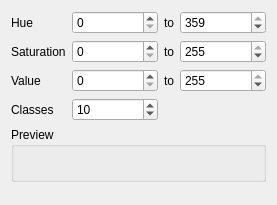
<?xml version="1.0" encoding="UTF-8"?>
<ui version="4.0">
 <class>QgsLimitedRandomColorRampWidgetBase</class>
 <widget class="QgsPanelWidget" name="QgsLimitedRandomColorRampWidgetBase">
  <property name="geometry">
   <rect>
    <x>0</x>
    <y>0</y>
    <width>277</width>
    <height>205</height>
   </rect>
  </property>
  <property name="windowTitle">
   <string>Random color ramp</string>
  </property>
  <layout class="QVBoxLayout">
   <item>
    <layout class="QGridLayout" columnstretch="0,1,0,1">
     <item row="0" column="0">
      <widget class="QLabel" name="label_8">
       <property name="text">
        <string>Hue</string>
       </property>
      </widget>
     </item>
     <item row="0" column="1">
      <widget class="QSpinBox" name="spinHue1">
       <property name="maximum">
        <number>359</number>
       </property>
      </widget>
     </item>
     <item row="0" column="2">
      <widget class="QLabel" name="label_4">
       <property name="text">
        <string>to</string>
       </property>
      </widget>
     </item>
     <item row="0" column="3">
      <widget class="QSpinBox" name="spinHue2">
       <property name="maximum">
        <number>359</number>
       </property>
       <property name="value">
        <number>359</number>
       </property>
      </widget>
     </item>
     <item row="1" column="1">
      <widget class="QSpinBox" name="spinSat1">
       <property name="maximum">
        <number>255</number>
       </property>
      </widget>
     </item>
     <item row="1" column="0">
      <widget class="QLabel" name="label_9">
       <property name="text">
        <string>Saturation</string>
       </property>
      </widget>
     </item>
     <item row="1" column="2">
      <widget class="QLabel" name="label_5">
       <property name="text">
        <string>to</string>
       </property>
      </widget>
     </item>
     <item row="1" column="3">
      <widget class="QSpinBox" name="spinSat2">
       <property name="maximum">
        <number>255</number>
       </property>
       <property name="value">
        <number>255</number>
       </property>
      </widget>
     </item>
     <item row="2" column="1">
      <widget class="QSpinBox" name="spinVal1">
       <property name="maximum">
        <number>255</number>
       </property>
      </widget>
     </item>
     <item row="2" column="0">
      <widget class="QLabel" name="label_10">
       <property name="text">
        <string>Value</string>
       </property>
      </widget>
     </item>
     <item row="2" column="2">
      <widget class="QLabel" name="label_6">
       <property name="text">
        <string>to</string>
       </property>
      </widget>
     </item>
     <item row="2" column="3">
      <widget class="QSpinBox" name="spinVal2">
       <property name="maximum">
        <number>255</number>
       </property>
       <property name="value">
        <number>255</number>
       </property>
      </widget>
     </item>
     <item row="3" column="0">
      <widget class="QLabel" name="label_7">
       <property name="text">
        <string>Classes</string>
       </property>
      </widget>
     </item>
     <item row="3" column="1">
      <widget class="QSpinBox" name="spinCount">
       <property name="minimum">
        <number>1</number>
       </property>
       <property name="maximum">
        <number>100</number>
       </property>
       <property name="value">
        <number>10</number>
       </property>
      </widget>
     </item>
    </layout>
   </item>
   <item>
    <widget class="QGroupBox" name="groupBox">
     <property name="title">
      <string>Preview</string>
     </property>
     <layout class="QHBoxLayout">
      <item>
       <widget class="QLabel" name="lblPreview">
        <property name="text">
         <string/>
        </property>
        <property name="alignment">
         <set>Qt::AlignCenter</set>
        </property>
       </widget>
      </item>
     </layout>
    </widget>
   </item>
   <item>
    <spacer name="verticalSpacer">
     <property name="orientation">
      <enum>Qt::Vertical</enum>
     </property>
     <property name="sizeHint" stdset="0">
      <size>
       <width>20</width>
       <height>40</height>
      </size>
     </property>
    </spacer>
   </item>
  </layout>
 </widget>
 <customwidgets>
  <customwidget>
   <class>QgsPanelWidget</class>
   <extends>QWidget</extends>
   <header>qgspanelwidget.h</header>
   <container>1</container>
  </customwidget>
 </customwidgets>
 <resources/>
 <connections/>
</ui>
